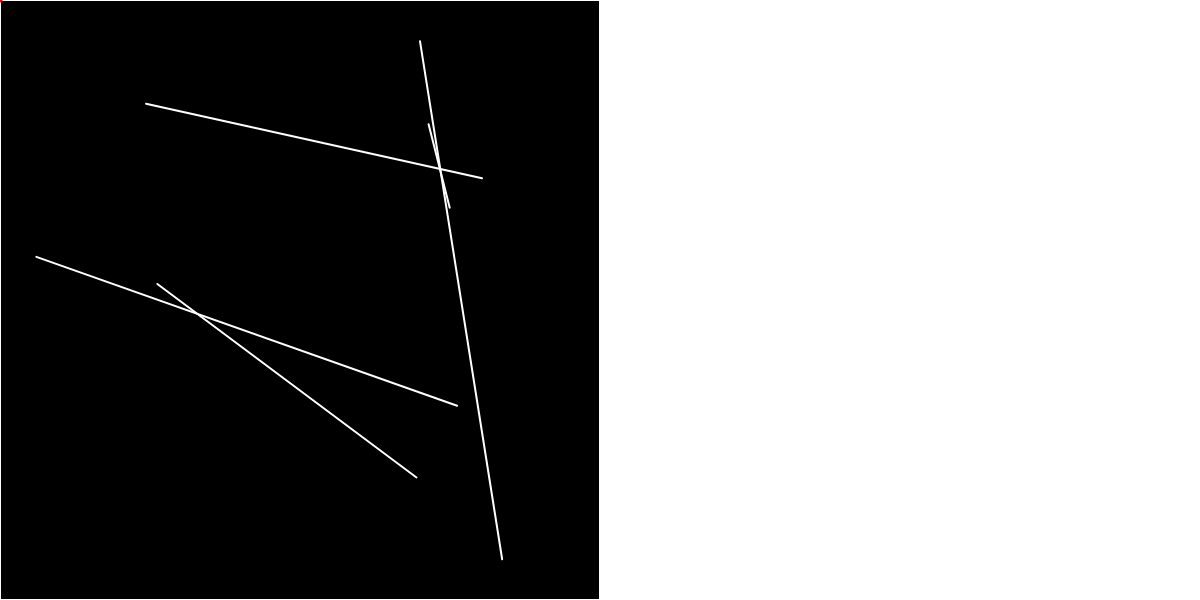
Frame 1 (no input)
Frame 60 (no input): identical to frame 1, image omitted
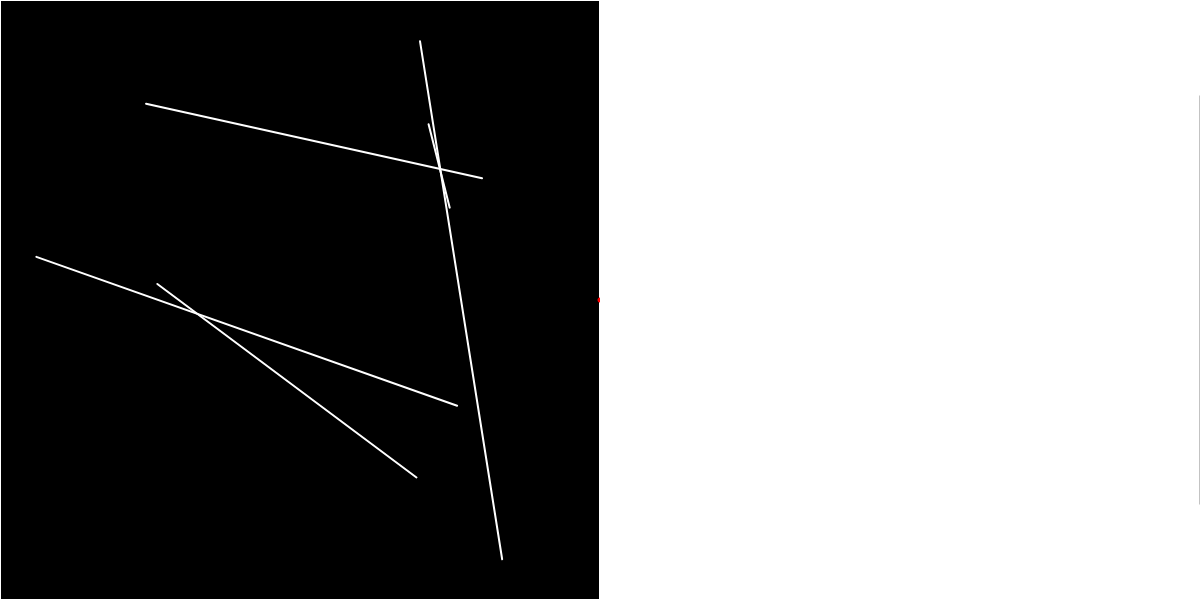
Frame 120 (the mouse pressed at the canvas centre since frame 60)

The p5.js sketch that drew these frames (run headless with seeded random() and noise() and a simulated clock; from frame 60 on, the mouse is pressed at the canvas centre):

// p5.js sketch
// ── sketch.js
const canvasW = 1200;
const canvasH = 600;

const sceneW = 600;
const sceneH = 600;

let rays = [];
let walls = [];
let source;

function setup() {
    createCanvas(1200, 600);
    // frameRate(100);

    for (let i = 0; i < 5; i ++) {
        let x1 = random(0, sceneW), y1 = random(0, sceneH);
        let x2 = random(0, sceneW), y2 = random(0, sceneH);
        walls[i] = new boundary(x1, y1, x2, y2);
    }

    walls.push(new boundary(0, 0, sceneW, 0));
    walls.push(new boundary(sceneW, 0, sceneW, sceneH));
    walls.push(new boundary(sceneW, sceneH, 0, sceneH));
    walls.push(new boundary(0, sceneH, 0, 0));

    source = new particle(50, 50, 150, 0.1, -90);
    source.setScene(sceneW, sceneH);
}

function draw() {
    background(0);

    source.setPos(mouseX, mouseY);

    // if (keyIsDown(UP_ARROW)) {
    //     source.updatePos(0, -2);
    // }
    // if (keyIsDown(DOWN_ARROW)) {
    //     source.updatePos(0, 2);
    // }
    // if (keyIsDown(LEFT_ARROW)) {
    //     source.updatePos(-2, 0);
    // }
    // if (keyIsDown(RIGHT_ARROW)) {
    //     source.updatePos(2, 0);
    // }
    if (keyIsDown(122) || keyIsDown(90)) {
        source.updateDir(1);
    }
    if (keyIsDown(120) || keyIsDown(88)) {
        source.updateDir(-1);
    }

    for (let i = 0; i < walls.length; i ++) {
        walls[i].show();
    }

    source.cast(walls);
    source.show();

    translate(sceneW, 0);
    source.visualize();
}

// ── boundary.js
class boundary {
    constructor(x1, y1, x2, y2) {
        this.x1 = x1, this.y1 = y1;
        this.x2 = x2, this.y2 = y2;
    }

    show() {
        stroke(255);
        strokeWeight(2);
        line(this.x1, this.y1, this.x2, this.y2);
    }
}

// ── particle.js
class particle {
    constructor(x, y, angleRan, angleOff, dir) {
        this.x = x, this.y = y;
        this.angleRan = angleRan;
        this.angleOff = angleOff;
        this.dir = dir;
        this.rays = [];

        for (let a = 0, i = 0; a < this.angleRan; a += angleOff, i += 1) {
            this.rays.push(new ray(x, y, a + dir));
        }
    }

    setScene(w, h) {
        this.sceneW = w;
        this.sceneH = h;
    }

    updatePos(x, y) {
        if (this.x + x < 0 || this.x + x > this.sceneW ||
            this.y + y < 0 || this.y + y > this.sceneH) {
            return ;
        }

        this.x += x, this.y += y;
        this.rays = [];
        for (let a = 0, i = 0; a < this.angleRan; a += this.angleOff, i += 1) {
            this.rays.push(new ray(this.x, this.y, a + this.dir));
        }
    }

    setPos(x, y) {
        if (x < 0 || x > this.sceneW ||
            y < 0 || y > this.sceneH) {
            return ;
        }

        this.x = x, this.y = y;
        this.rays = [];
        for (let a = 0, i = 0; a < this.angleRan; a += this.angleOff, i += 1) {
            this.rays.push(new ray(this.x, this.y, a + this.dir));
        }
    }

    updateDir(angle) {
        this.dir += angle;
        this.rays = [];
        for (let a = 0, i = 0; a < this.angleRan; a += this.angleOff, i += 1) {
            this.rays.push(new ray(this.x, this.y, a + this.dir));
        }
    }

    cast(walls) {
        this.castRes = [];

        for (let r = 0; r < this.rays.length; r ++) {
            let record = dist(0, 0, sceneW, sceneH);

            for (let w = 0; w < walls.length; w ++) {
              let dis = this.rays[r].cast(walls[w]);
              if (dis != 1e9) {
                record = min(record, dis);
              }
            }

            this.castRes[r] = record;
        }
    }

    show() {
        for (let r = 0; r < this.rays.length; r ++) {
            this.rays[r].showByLength(this.castRes[r], canvasW, canvasH);
        }
        stroke(255, 0, 0);
        strokeWeight(5);
        point(this.x, this.y);
    }

    visualize() {
        for (let i = 0; i < this.castRes.length; i ++) {
            let res = this.castRes[this.rays.length - i - 1];
            const maxLength = dist(0, 0, this.sceneW, this.sceneH);

            const brightness = map(pow((maxLength - res) / maxLength, 2) * maxLength, 0, maxLength, 0, 255);
            const height = map(res, 0, maxLength, 0, this.sceneH * 0.45);

            fill(brightness);
            noStroke();
            rect(this.sceneW / this.castRes.length * i, height,
                 this.sceneW / this.castRes.length + 1, this.sceneH - height * 2);
        }
    }
}

// ── ray.js
class ray {
    constructor(x, y, angle) {
        this.x = x, this.y = y;
        this.dir = p5.Vector.fromAngle(radians(angle));
        this.dir.y *= -1;
        this.length = 10;
    }

    show() {
        stroke(255);
        strokeWeight(1);
        line(this.x,
             this.y,
             this.x + this.dir.x * this.length,
             this.y + this.dir.y * this.length);
    }

    showByLength(length, maxX, maxY) {
        stroke(255);
        strokeWeight(0.5);
        line(this.x,
             this.y,
             this.x + this.dir.x * length,
             this.y + this.dir.y * length);
    }

    setDir(x, y) {
        const len = sqrt((x - this.x) * (x - this.x) + (y - this.y) * (y - this.y));
        this.dir = createVector((x - this.x) / len, (y - this.y) /len);
    }

    setPos(x, y) {
        this.x = x, this.y = y;
    }

    cast(boundary) {
        const x1 = this.x, x2 = this.x + this.dir.x;
        const y1 = this.y, y2 = this.y + this.dir.y;
        const x3 = boundary.x1, x4 = boundary.x2;
        const y3 = boundary.y1, y4 = boundary.y2;

        const den = (x1 - x2) * (y3 - y4) - (y1 - y2) * (x3 - x4);
        if (den == 0) return 1e9;

        const t = ((x1 - x3) * (y3 - y4) - (y1 - y3) * (x3 - x4)) / den;
        const u = -((x1 - x2) * (y1 - y3) - (y1 - y2) * (x1 - x3)) / den;

        const px = x1 + t * (x2 - x1);
        const py = y1 + t * (y2 - y1);

        if (u >= 0.0 && u <= 1.0 && t >= 0) {
            return dist(this.x, this.y, px, py);
        }
        else {
            return 1e9;
        }
    }
}
